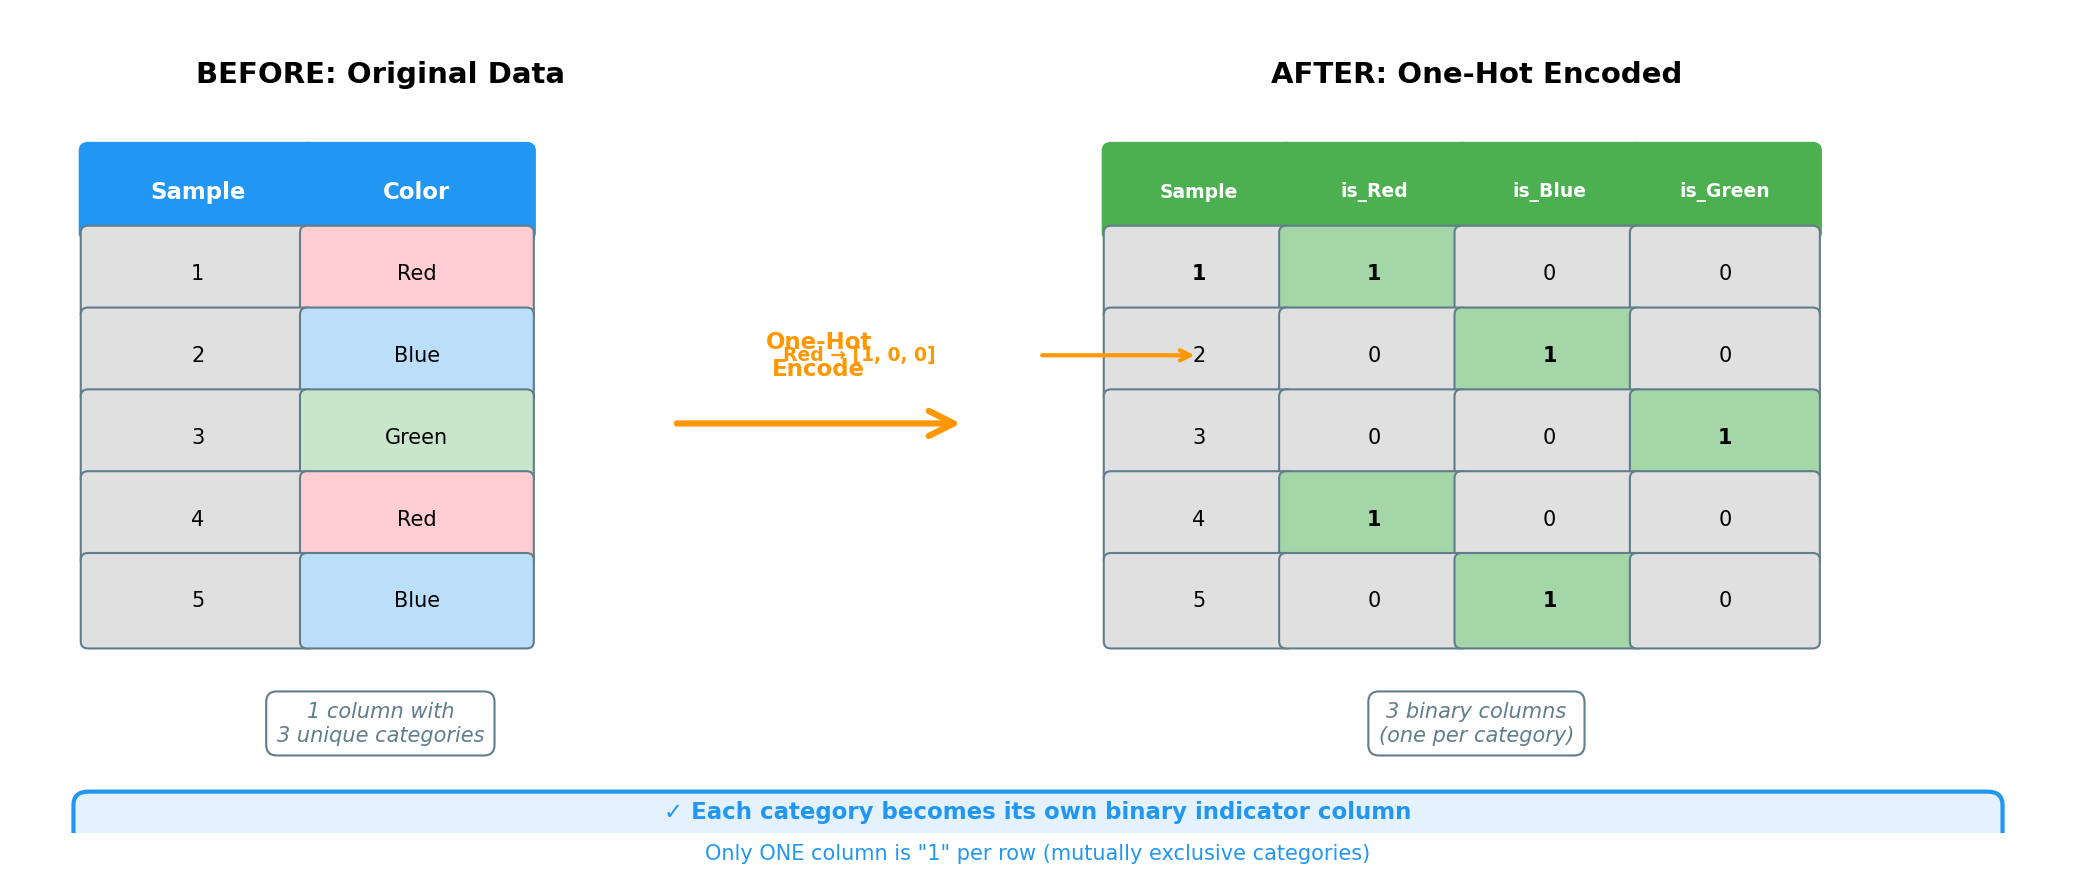

Recreate this plot in Python.
"""
Diagram 1: One-Hot Encoding Visual
Side-by-side transformation showing categorical to binary columns
"""
import matplotlib.pyplot as plt
import matplotlib.patches as mpatches
from matplotlib.patches import FancyBboxPatch, FancyArrowPatch
import numpy as np

# Set style
plt.rcParams['font.family'] = 'sans-serif'
plt.rcParams['font.size'] = 12

# Create figure
fig, ax = plt.subplots(figsize=(14, 6))
ax.set_xlim(0, 14)
ax.set_ylim(0, 6)
ax.axis('off')

# Color palette
blue = '#2196F3'
green = '#4CAF50'
orange = '#FF9800'
gray = '#607D8B'
light_gray = '#E0E0E0'

# ============ LEFT SIDE: Original Data ============
# Title
ax.text(2.5, 5.5, 'BEFORE: Original Data', fontsize=14, weight='bold', ha='center')

# Original data table
original_data = [
    ['Sample', 'Color'],
    ['1', 'Red'],
    ['2', 'Blue'],
    ['3', 'Green'],
    ['4', 'Red'],
    ['5', 'Blue']
]

# Draw table background
table_left = 0.5
table_top = 5.0
col_width = 1.5
row_height = 0.6

# Header
for i, text in enumerate(original_data[0]):
    rect = FancyBboxPatch((table_left + i * col_width, table_top - row_height),
                          col_width, row_height,
                          boxstyle="round,pad=0.05",
                          edgecolor=blue, facecolor=blue, linewidth=2)
    ax.add_patch(rect)
    ax.text(table_left + i * col_width + col_width/2, table_top - row_height/2,
           text, ha='center', va='center', fontsize=11, weight='bold', color='white')

# Data rows
for row_idx, row in enumerate(original_data[1:], 1):
    for col_idx, text in enumerate(row):
        y_pos = table_top - (row_idx + 1) * row_height

        # Highlight categorical values
        if col_idx == 1:  # Color column
            if text == 'Red':
                color = '#FFCDD2'
            elif text == 'Blue':
                color = '#BBDEFB'
            else:
                color = '#C8E6C9'
        else:
            color = light_gray

        rect = FancyBboxPatch((table_left + col_idx * col_width, y_pos),
                              col_width, row_height,
                              boxstyle="round,pad=0.05",
                              edgecolor=gray, facecolor=color, linewidth=1)
        ax.add_patch(rect)
        ax.text(table_left + col_idx * col_width + col_width/2, y_pos + row_height/2,
               text, ha='center', va='center', fontsize=10)

# Annotation
ax.text(2.5, 0.8, '1 column with\n3 unique categories',
        ha='center', va='center', fontsize=10, style='italic', color=gray,
        bbox=dict(boxstyle='round,pad=0.5', facecolor='white', edgecolor=gray, linewidth=1))

# ============ ARROW ============
arrow = FancyArrowPatch((4.5, 3.0), (6.5, 3.0),
                       arrowstyle='->', mutation_scale=30,
                       linewidth=3, color=orange)
ax.add_patch(arrow)
ax.text(5.5, 3.5, 'One-Hot\nEncode', ha='center', va='center',
       fontsize=11, weight='bold', color=orange)

# ============ RIGHT SIDE: Encoded Data ============
# Title
ax.text(10, 5.5, 'AFTER: One-Hot Encoded', fontsize=14, weight='bold', ha='center')

# Encoded data table
encoded_data = [
    ['Sample', 'is_Red', 'is_Blue', 'is_Green'],
    ['1', '1', '0', '0'],
    ['2', '0', '1', '0'],
    ['3', '0', '0', '1'],
    ['4', '1', '0', '0'],
    ['5', '0', '1', '0']
]

# Draw encoded table
table_left2 = 7.5
col_width2 = 1.2

# Header
for i, text in enumerate(encoded_data[0]):
    rect = FancyBboxPatch((table_left2 + i * col_width2, table_top - row_height),
                          col_width2, row_height,
                          boxstyle="round,pad=0.05",
                          edgecolor=green, facecolor=green, linewidth=2)
    ax.add_patch(rect)
    ax.text(table_left2 + i * col_width2 + col_width2/2, table_top - row_height/2,
           text, ha='center', va='center', fontsize=9, weight='bold', color='white')

# Data rows with highlighting
for row_idx, row in enumerate(encoded_data[1:], 1):
    for col_idx, text in enumerate(row):
        y_pos = table_top - (row_idx + 1) * row_height

        # Highlight 1s in green
        if col_idx > 0 and text == '1':
            color = '#A5D6A7'
        elif col_idx > 0:
            color = light_gray
        else:
            color = light_gray

        rect = FancyBboxPatch((table_left2 + col_idx * col_width2, y_pos),
                              col_width2, row_height,
                              boxstyle="round,pad=0.05",
                              edgecolor=gray, facecolor=color, linewidth=1)
        ax.add_patch(rect)
        ax.text(table_left2 + col_idx * col_width2 + col_width2/2, y_pos + row_height/2,
               text, ha='center', va='center', fontsize=10,
               weight='bold' if text == '1' else 'normal')

# Highlight example: Row 1 (Red)
ax.annotate('', xy=(table_left2 + 0.5 * col_width2, table_top - 2 * row_height - row_height/2),
           xytext=(table_left2 - 0.5, table_top - 2 * row_height - row_height/2),
           arrowprops=dict(arrowstyle='->', color=orange, lw=2))
ax.text(table_left2 - 1.2, table_top - 2 * row_height - row_height/2,
       'Red → [1, 0, 0]', fontsize=9, color=orange, weight='bold',
       ha='right', va='center')

# Annotation
ax.text(10, 0.8, '3 binary columns\n(one per category)',
        ha='center', va='center', fontsize=10, style='italic', color=gray,
        bbox=dict(boxstyle='round,pad=0.5', facecolor='white', edgecolor=gray, linewidth=1))

# ============ KEY INSIGHT BOX ============
insight_box = FancyBboxPatch((0.5, -0.5), 13, 0.7,
                            boxstyle="round,pad=0.1",
                            edgecolor=blue, facecolor='#E3F2FD', linewidth=2)
ax.add_patch(insight_box)
ax.text(7, 0.15, '✓ Each category becomes its own binary indicator column',
       ha='center', va='center', fontsize=11, weight='bold', color=blue)
ax.text(7, -0.15, 'Only ONE column is "1" per row (mutually exclusive categories)',
       ha='center', va='center', fontsize=10, color=blue)

plt.tight_layout()
plt.savefig('/home/chirag/ds-book/book/course-03-eda-features/ch14-categorical-features/diagrams/01_one_hot_encoding_visual.png',
           dpi=150, bbox_inches='tight', facecolor='white')
print("✓ Diagram 1 saved: 01_one_hot_encoding_visual.png")
